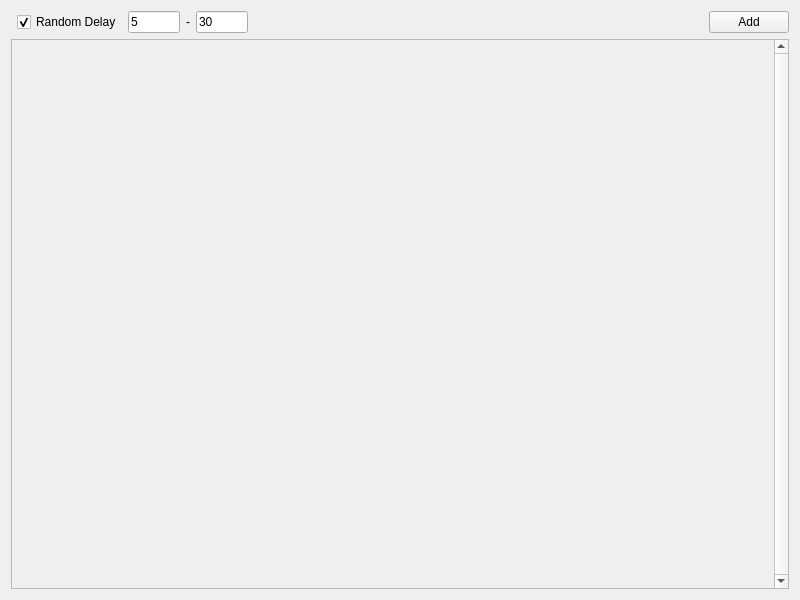
<?xml version="1.0" encoding="UTF-8"?>
<ui version="4.0">
 <class>Widget</class>
 <widget class="QWidget" name="Widget">
  <property name="geometry">
   <rect>
    <x>0</x>
    <y>0</y>
    <width>800</width>
    <height>600</height>
   </rect>
  </property>
  <property name="minimumSize">
   <size>
    <width>640</width>
    <height>0</height>
   </size>
  </property>
  <property name="windowTitle">
   <string>Ikariam Bot Manager</string>
  </property>
  <layout class="QGridLayout" name="gridLayout">
   <item row="0" column="1">
    <widget class="QCheckBox" name="cb_randomDelay">
     <property name="text">
      <string>Random Delay</string>
     </property>
     <property name="checked">
      <bool>true</bool>
     </property>
    </widget>
   </item>
   <item row="0" column="2">
    <widget class="QWidget" name="widget" native="true">
     <property name="minimumSize">
      <size>
       <width>120</width>
       <height>0</height>
      </size>
     </property>
     <property name="maximumSize">
      <size>
       <width>120</width>
       <height>16777215</height>
      </size>
     </property>
     <layout class="QHBoxLayout" name="horizontalLayout">
      <property name="leftMargin">
       <number>0</number>
      </property>
      <property name="topMargin">
       <number>0</number>
      </property>
      <property name="rightMargin">
       <number>0</number>
      </property>
      <property name="bottomMargin">
       <number>0</number>
      </property>
      <item>
       <widget class="QLineEdit" name="le_min">
        <property name="inputMask">
         <string>99</string>
        </property>
        <property name="text">
         <string>5</string>
        </property>
       </widget>
      </item>
      <item>
       <widget class="QLabel" name="label">
        <property name="text">
         <string>-</string>
        </property>
       </widget>
      </item>
      <item>
       <widget class="QLineEdit" name="le_max">
        <property name="inputMask">
         <string>99</string>
        </property>
        <property name="text">
         <string>30</string>
        </property>
       </widget>
      </item>
     </layout>
    </widget>
   </item>
   <item row="0" column="4">
    <widget class="QPushButton" name="pb_add">
     <property name="text">
      <string>Add</string>
     </property>
    </widget>
   </item>
   <item row="1" column="0" colspan="5">
    <widget class="BotScrollArea" name="sa_bots">
     <property name="verticalScrollBarPolicy">
      <enum>Qt::ScrollBarAlwaysOn</enum>
     </property>
     <property name="horizontalScrollBarPolicy">
      <enum>Qt::ScrollBarAlwaysOff</enum>
     </property>
     <property name="widgetResizable">
      <bool>true</bool>
     </property>
     <widget class="QWidget" name="sa_bots_content">
      <property name="geometry">
       <rect>
        <x>0</x>
        <y>0</y>
        <width>759</width>
        <height>544</height>
       </rect>
      </property>
     </widget>
    </widget>
   </item>
   <item row="0" column="3">
    <spacer name="horizontalSpacer">
     <property name="orientation">
      <enum>Qt::Horizontal</enum>
     </property>
     <property name="sizeHint" stdset="0">
      <size>
       <width>688</width>
       <height>20</height>
      </size>
     </property>
    </spacer>
   </item>
  </layout>
 </widget>
 <customwidgets>
  <customwidget>
   <class>BotScrollArea</class>
   <extends>QScrollArea</extends>
   <header>botscrollarea.h</header>
   <container>1</container>
  </customwidget>
 </customwidgets>
 <resources/>
 <connections/>
</ui>
